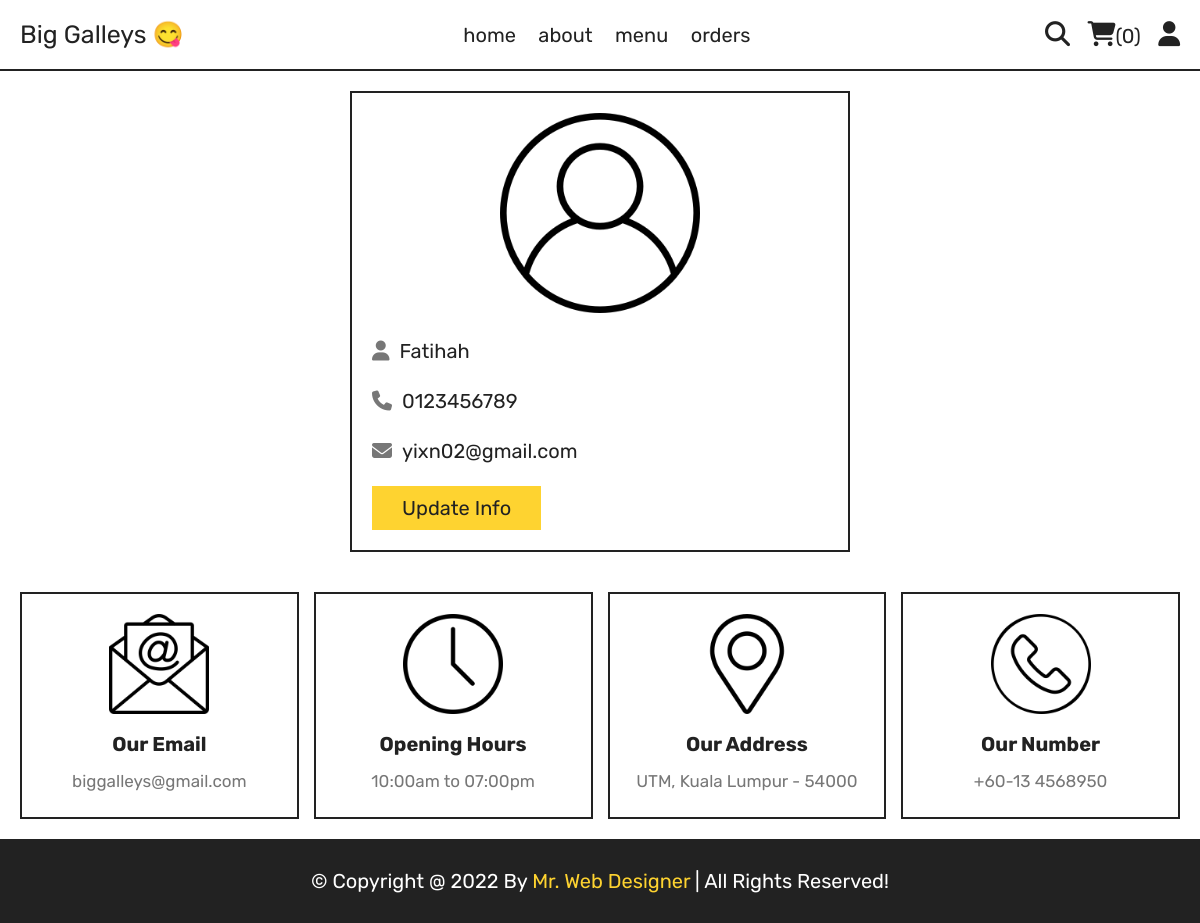
/customer/profile.php (signed in), run on the app's committed database.
### tables this page shows
CREATE TABLE `users` (
  `id` int(100) NOT NULL,
  `name` varchar(20) NOT NULL,
  `email` varchar(50) NOT NULL,
  `number` varchar(10) NOT NULL,
  `password` varchar(50) NOT NULL,
  `confirmPassword` varchar(50) NOT NULL,
  `verifyId` varchar(255) NOT NULL,
  `verifyStatus` int(3) NOT NULL
);

### customer/profile.php (the view, shortened to what this page needs)
<?php
include 'components/connect.php';
?>
<!DOCTYPE html>
<html lang="en">
<head>
   <link rel="stylesheet" href="https://cdnjs.cloudflare.com/ajax/libs/font-awesome/6.1.1/css/all.min.css">
   <link rel="stylesheet" href="css/style.css">
</head>
<body>
<?php include 'components/user_header.php'; ?>
<section class="user-details">
   <div class="user">
      <img src="images/user-icon.png" alt="">
      <p><i class="fas fa-user"></i><span><span><?= $fetch_profile['name']; ?></span></span></p>
      <p><i class="fas fa-phone"></i><span><?= $fetch_profile['number']; ?></span></p>
      <p><i class="fas fa-envelope"></i><span><?= $fetch_profile['email']; ?></span></p>
      <a href="update_profile.php" class="btn">update info</a>
   </div>
</section>
<?php include 'components/footer.php'; ?>
</body>
</html>

### customer/css/style.css (style rules this page uses)
:root { --yellow:#fed330; --red:#e74c3c; --white:#fff; --black:#222; --light-color:#777; --border:.2rem solid var(--black); }
* { font-family: 'Rubik', sans-serif; margin:0; padding:0; box-sizing: border-box; outline: none; border: none; text-decoration: none; }
html { font-size: 62.5%; overflow-x: hidden; scroll-behavior: smooth; stop-opacity: 7rem; }
section { margin:0 auto; max-width: 1200px; padding:2rem; }
.btn, .delete-btn { margin-top: 1rem; display: inline-block; font-size: 2rem; padding:1rem 3rem; cursor: pointer; text-transform: capitalize; transition: .2s linear; }
.btn { background-color: var(--yellow); color:var(--black); }
.user-details .user { max-width: 50rem; margin:0 auto; border:var(--border); padding:2rem; }
.user-details .user img { width: 100%; height: 20rem; object-fit: contain; margin-bottom: 1rem; }
.user-details .user p { padding:1rem 0; line-height: 1.5; font-size: 2rem; }
.user-details .user p span { color:var(--black); }
.user-details .user p i { margin-right: 1rem; color:var(--light-color); }

### data on the page
users: name "Fatihah", number "0123456789", email "yixn02@gmail.com"

### other printed values
$total_cart_items "0"
